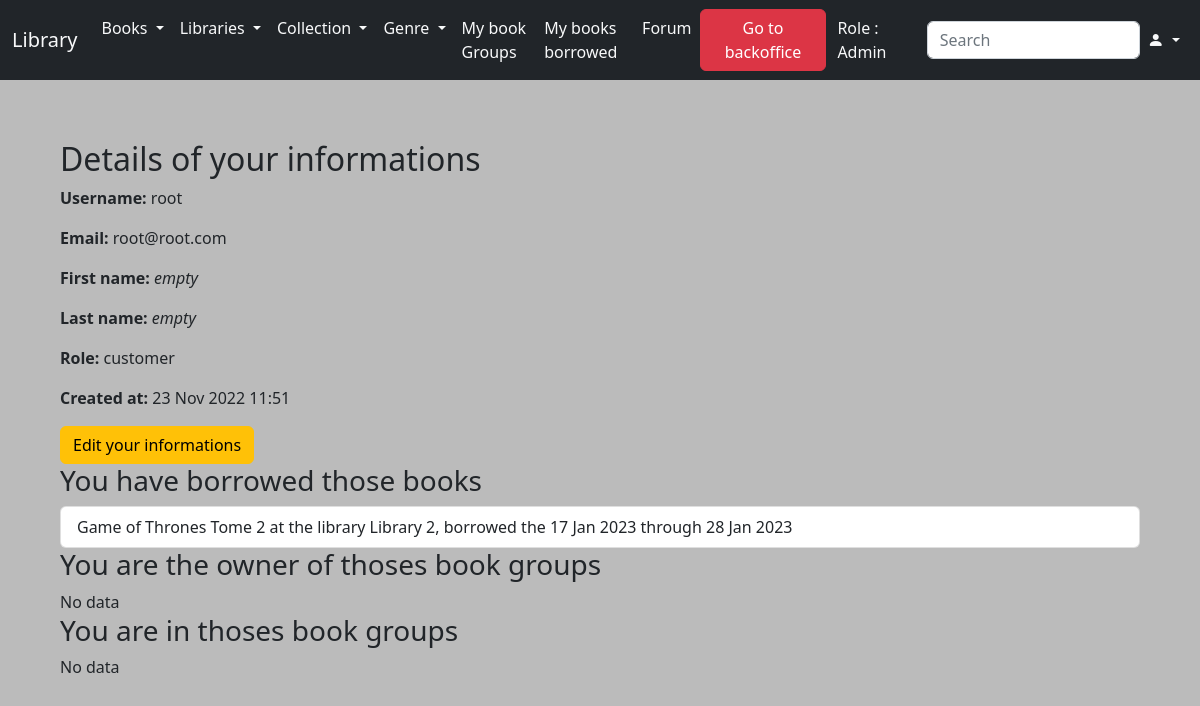
Before: /lib/user/page/ (signed in) with the older database file.
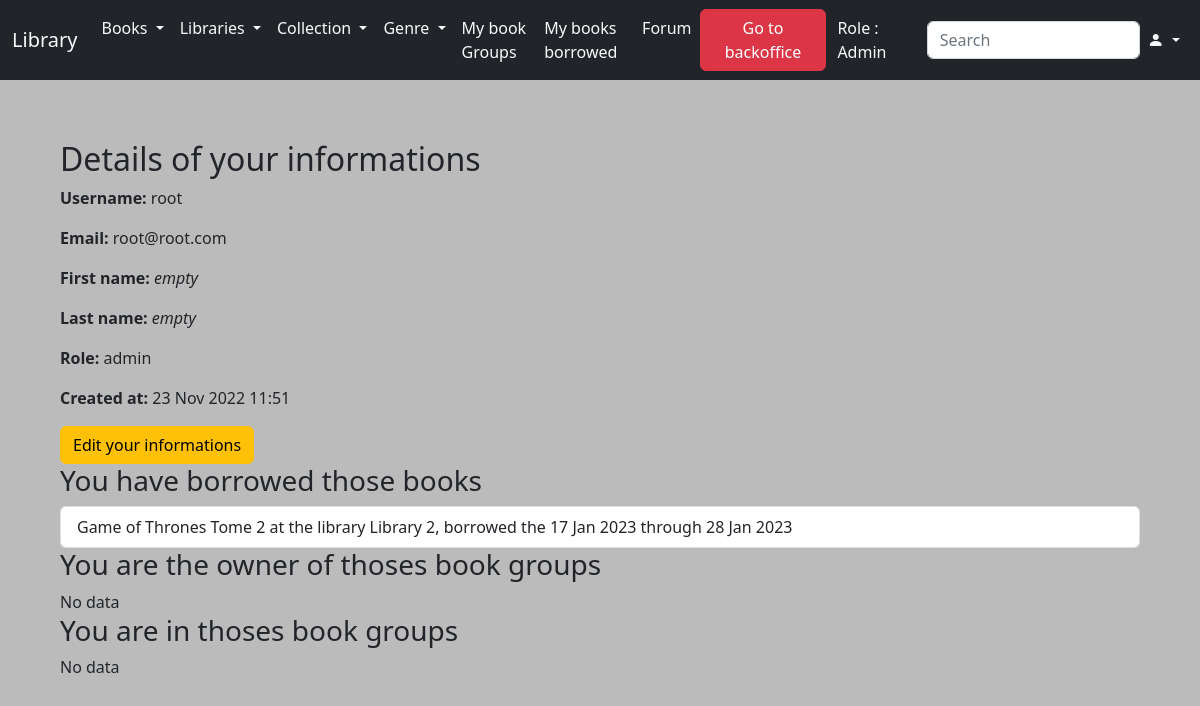
After: the same page with the newer database file.
### lib/models.py (models this page shows)
class UserData(models.Model):
    user = models.ForeignKey(User, on_delete=models.CASCADE)
    role = models.CharField(max_length=20)

### lib/views.py (the view)
# urls.py: path('user/page/', views.user_page, name='user_page'),
def user_page(request):
    if not request.user.is_authenticated:
        messages.error(request, 'Your are not connected')
        return redirect('login_def')
    user = request.user
    user_data = UserData.objects.get(user=user)
    librarian = Librarian.objects.filter(id_user=user)
    instance = InstanceBook.objects.filter(id_user=user)
    lecture_group = LectureGroup.objects.filter(owner=user)
    lecturer = Lecturer.objects.filter(id_user=user)
    message = Message.objects.filter(id_user=user)
    context = {
        'user': user,
        'user_data': user_data,
        'librarian': librarian,
        'instance': instance,
        'lecture_group': lecture_group,
        'lecturer': lecturer,
        'message': message,
    }
    return render(request, 'lib/user/user_page.html', context)

### library/context_processors.py (called while the page is built)
def extras(request):
    libraries = Library.objects.all()
    genre = Genre.objects.all()
    collection = Collection.objects.all()
    users = User.objects.all().order_by('-date_joined')
    userdata = UserData.objects.all()
    books = Books.objects.all()
    instances = InstanceBook.objects.all()
    lecture_group = LectureGroup.objects.all()
    lecturer = Lecturer.objects.all()
    forum = Forum.objects.all()
    return {
        'context_libraries': libraries,
        'context_genre': genre,
        'context_collection': collection,
        'context_users': users,
        'context_user_data': userdata,
        'context_books': books,
        'context_instances': instances,
        'context_lecture_group': lecture_group,
        'context_lecturer': lecturer,
        'context_forums': forum,
    }

### lib/templates/lib/user/user_page.html (shortened to what this page needs)
{% extends 'lib/index.html' %}
{% block content %}
    {% load permission_tags %}
    <h2>Details of your informations</h2>
    <p><span style="font-weight: bold">Username: </span>
        {% if user.username == '' %}
            <span style="font-style: italic">empty</span>
        {% else %}
            {{ user.username }}
        {% endif %}
    </p>
    <p><span style="font-weight: bold">Email: </span>
        {% if user.email == '' %}
            <span style="font-style: italic">empty</span>
        {% else %}
            {{ user.email }}
        {% endif %}
    </p>
    <p><span style="font-weight: bold">First name: </span>
        {% if user.first_name == '' %}
            <span style="font-style: italic">empty</span>
        {% else %}
            {{ user.first_name }}
        {% endif %}
    </p>
    <p><span style="font-weight: bold">Last name: </span>
        {% if user.last_name == '' %}
            <span style="font-style: italic">empty</span>
        {% else %}
            {{ user.last_name }}
        {% endif %}
    </p>
    <p><span style="font-weight: bold">Role: </span>
        {% if user_data.role == '' %}
            <span style="font-style: italic">no role</span>
        {% else %}
            {{ user_data.role }}
        {% endif %}
    </p>
    <p>
        <span style="font-weight: bold">Created at: </span>{{ user.date_joined |date:"d M Y h:i" }}
    </p>
    <a class="btn btn-warning" href="{% url 'edit_user' %}" role="button">Edit your informations</a>
    <h3>You have borrowed those books</h3>
    {% for inst in instance %}
        <ul class="list-group">
            <li class="list-group-item d-flex justify-content-between align-items-center">
                {{ inst.id_books.title }}
                at the library {{ inst.id_library.name }},
                borrowed the {{ inst.borrowing_date|date:"d M Y"}}
                through {{ inst.max_date|date:"d M Y"}}
            </li>
        </ul>
    {% empty %}
        No data
    {% endfor %}
    <h3>You are the owner of thoses book groups</h3>
    {% for lg in lecture_group %}
        <ul class="list-group">
            <li class="list-group-item d-flex justify-content-between align-items-center">
                {{ lg.pk }} / {{ lg.title }} / {{ lg.address }}
            </li>
        </ul>
    {% empty %}
        No data
    {% endfor %}
    <h3>You are in thoses book groups</h3>
    {% for le in lecturer %}
        <ul class="list-group">
            <li class="list-group-item d-flex justify-content-between align-items-center">
                {{ le.pk }} / {{ le.id_lg.title }}
            </li>
        </ul>
    {% empty %}
        No data
    {% endfor %}
{% endblock content %}

Changed rows visible on the page:
changed UserData: role "customer" → "admin"
